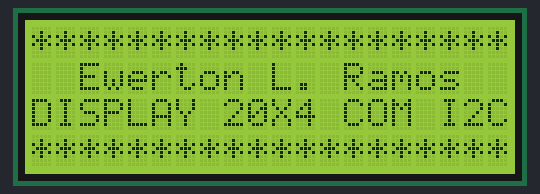
A sketch run on a simulated Arduino Uno, built with avr-gcc and run on an emulated ATmega328P. Shown: 20×4 character LCD.

Above: at 0.2 s.
At 2.2 s:
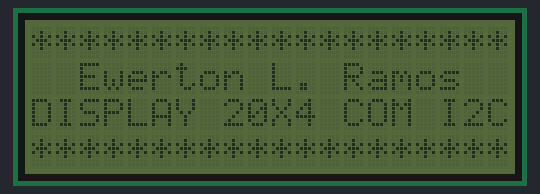

Measured:
- what the display in image 1 shows lasts 2.0 s, from 2.1 s to 4.1 s

The sketch:

displayLCD-I2C1.ino
```cpp
#include <Wire.h>;
#include <LiquidCrystal_I2C.h>;

LiquidCrystal_I2C lcd(0x3F,20,4);

void setup() {
  lcd.init();
}

void loop() {
  lcd.backlight();
  lcd.setCursor(0, 0);
  lcd.print("********************");
  lcd.setCursor(0, 1);
  lcd.print("  Ewerton L. Ramos  ");
  lcd.setCursor(0, 2);
  lcd.print("DISPLAY 20X4 COM I2C");
  lcd.setCursor(0, 3);
  lcd.print("********************");
  delay(2000);
  lcd.noBacklight();
  delay(2000);
}
```
